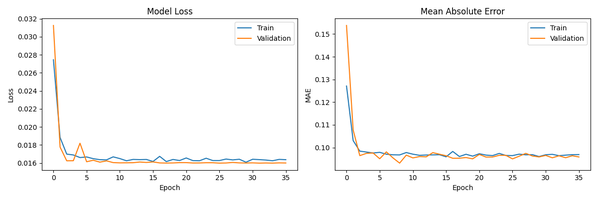
#> input picture training_history.png, 598 x 199 px, shrunk from 1200 x 400 before the run
$ python visualize.py
#> lines starting #> are read from the running program, lines starting #| are printed output that depends on the picture
"""
CT Scan Denoising – Visualisation & Results Report
====================================================
Generates publication-quality comparison figures and a full metric summary
report from `denoising_metrics.csv`.

Usage:
    # Full report from existing metrics CSV
    python visualize.py --metrics denoising_metrics.csv --output_dir ./results

    # Sample grid from a folder of paired images (no model needed)
    python visualize.py --noisy_dir ./Noisy --clean_dir ./Clean --output_dir ./results
"""

from __future__ import annotations

import os
import argparse
from pathlib import Path

import numpy as np
import pandas as pd
import matplotlib
matplotlib.use("Agg")
import matplotlib.pyplot as plt  # pylint: disable=wrong-import-position
from matplotlib import gridspec  # pylint: disable=wrong-import-position
import seaborn as sns  # pylint: disable=wrong-import-position
import cv2  # pylint: disable=wrong-import-position

# ── Style ──────────────────────────────────────────────────────────────────────
DARK_BG   = "#0d0d14"
CARD_BG   = "#151520"
ACCENT1   = "#7c6efd"   # purple
ACCENT2   = "#2ecc71"   # green
ACCENT3   = "#e74c3c"   # red
ACCENT4   = "#f39c12"   # amber
TEXT      = "#e8e8f0"
SUBTEXT   = "#888898"

plt.rcParams.update({
    "figure.facecolor":  DARK_BG,
    "axes.facecolor":    CARD_BG,
    "axes.edgecolor":    "#2a2a3a",
    "axes.labelcolor":   TEXT,
    "xtick.color":       SUBTEXT,
    "ytick.color":       SUBTEXT,
    "text.color":        TEXT,
    "grid.color":        "#1e1e2e",
    "grid.linestyle":    "--",
    "grid.alpha":        0.5,
    "font.family":       "DejaVu Sans",
    "axes.titlesize":    13,
    "axes.labelsize":    11,
})


# ── Helpers ────────────────────────────────────────────────────────────────────

# [6 lines left out: function load_gray, not called in this run]


def ensure(directory):
    """Create directory tree if it does not exist."""
#> (reads denoising_metrics.csv from the repository)
    os.makedirs(directory, exist_ok=True)
    return directory


# ── 1. Metric Distribution Plots ──────────────────────────────────────────────

def plot_metric_distributions(df, out_dir):
    """Plot histograms of PSNR, SSIM and MSE reduction."""
#> called with out_dir = './results'
    fig, axes = plt.subplots(1, 3, figsize=(18, 5), facecolor=DARK_BG)
    fig.suptitle("Metric Distributions — Noisy vs Denoised", color=TEXT,
                 fontsize=16, fontweight="bold", y=1.02)

    # PSNR
    ax = axes[0]
    ax.hist(df["noisy_psnr"],    bins=30, color=ACCENT3, alpha=0.75, label="Noisy")
    ax.hist(df["denoised_psnr"], bins=30, color=ACCENT2, alpha=0.75, label="Denoised")
    ax.set_title("PSNR (dB)")
    ax.set_xlabel("PSNR (dB)")
    ax.set_ylabel("Count")
    ax.legend(facecolor=CARD_BG, labelcolor=TEXT)
    ax.grid(True)

    # SSIM
    ax = axes[1]
    ax.hist(df["noisy_ssim"],    bins=30, color=ACCENT3, alpha=0.75, label="Noisy")
    ax.hist(df["denoised_ssim"], bins=30, color=ACCENT2, alpha=0.75, label="Denoised")
    ax.set_title("SSIM")
    ax.set_xlabel("SSIM")
    ax.legend(facecolor=CARD_BG, labelcolor=TEXT)
    ax.grid(True)

    # MSE Reduction %
    ax = axes[2]
    ax.hist(df["mse_reduction_percent"], bins=30, color=ACCENT1, alpha=0.85)
    mse_mean = df['mse_reduction_percent'].mean()
    ax.axvline(mse_mean, color=ACCENT4,
               linestyle="--", linewidth=2,
               label=f"Mean: {mse_mean:.1f}%")
    ax.set_title("MSE Reduction (%)")
    ax.set_xlabel("MSE Reduction (%)")
    ax.legend(facecolor=CARD_BG, labelcolor=TEXT)
    ax.grid(True)

    plt.tight_layout()
    out = os.path.join(out_dir, "metric_distributions.png")
    plt.savefig(out, dpi=150, bbox_inches="tight", facecolor=DARK_BG)
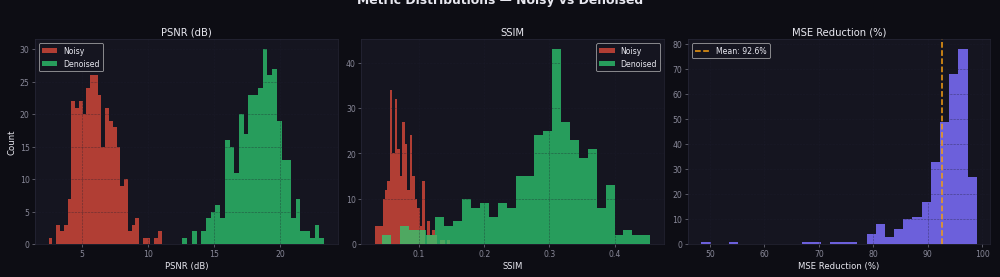
#> figure drawn by matplotlib, 3 panels; panel 1: tallest bar 30 high, from x = 18.68 to 19.04; panel 2: tallest bar 34 high, from x = 0.0554 to 0.0593; panel 2: tallest bar 43 high, from x = 0.304 to 0.317; panel 3: tallest bar 78 high, from x = 95.6 to 97.29
    plt.close()
    print("  \u2713 metric_distributions.png")
    return out


# ── 2. Scatter: Noisy PSNR vs Improvement ─────────────────────────────────────

def plot_improvement_scatter(df: pd.DataFrame, out_dir: str) -> str:
    """Scatter plot of PSNR improvement vs starting noise level.

    Args:
        df (pd.DataFrame): DataFrame containing 'noisy_psnr',
                           'psnr_improvement', and 'ssim_improvement' columns.
        out_dir (str): Directory to save the plot.

    Returns:
        str: Path to the saved plot.
    """
#> called with out_dir = './results'
    fig, ax = plt.subplots(figsize=(9, 6), facecolor=DARK_BG)
    fig.patch.set_facecolor(DARK_BG)

    sc = ax.scatter(df["noisy_psnr"], df["psnr_improvement"],
                    c=df["ssim_improvement"], cmap="plasma",
                    s=30, alpha=0.7, edgecolors="none")
    cb = plt.colorbar(sc, ax=ax)
    cb.set_label("SSIM Improvement", color=TEXT)
    cb.ax.yaxis.set_tick_params(color=SUBTEXT)
    plt.setp(cb.ax.yaxis.get_ticklabels(), color=SUBTEXT)

    ax.set_title("PSNR Improvement vs Starting Noisiness", fontweight="bold")
    ax.set_xlabel("Noisy Input PSNR (dB)")
    ax.set_ylabel("PSNR Improvement (dB)")
    ax.grid(True)

    plt.tight_layout()
    out = os.path.join(out_dir, "improvement_scatter.png")
    plt.savefig(out, dpi=150, bbox_inches="tight", facecolor=DARK_BG)
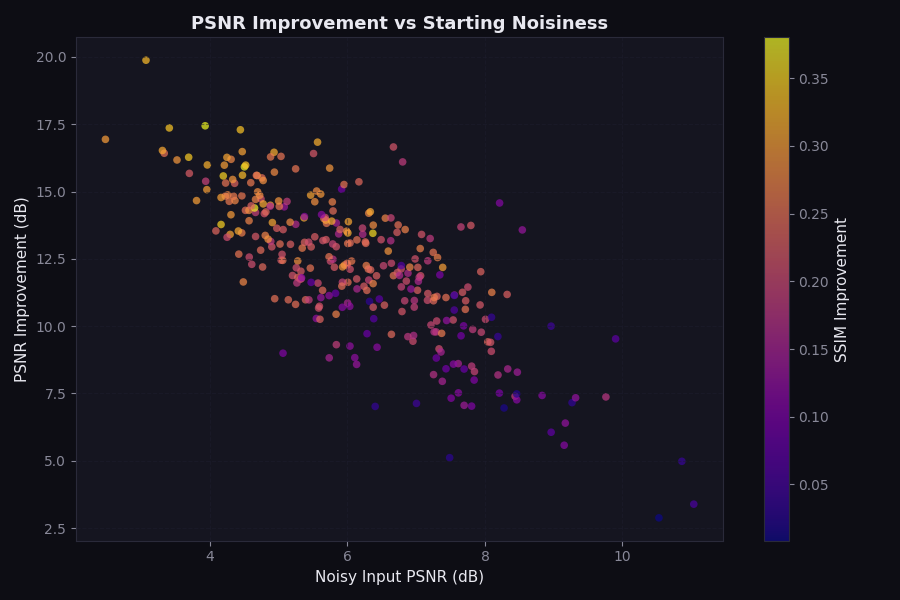
#> figure drawn by matplotlib, 2 panels
    plt.close()
    print("  \u2713 improvement_scatter.png")
    return out


# ── 3. Summary Dashboard ───────────────────────────────────────────────────────

def plot_summary_dashboard(df: pd.DataFrame, out_dir: str) -> str:
    """Create a multi-panel summary dashboard with KPIs and charts.

    Args:
        df (pd.DataFrame): DataFrame containing 'psnr_improvement',
                           'ssim_improvement', and 'mse_reduction_percent'
                           columns.
        out_dir (str): Directory to save the plot.

    Returns:
        str: Path to the saved plot.
    """
#> called with out_dir = './results'
    fig = plt.figure(figsize=(16, 10), facecolor=DARK_BG)
    gs = gridspec.GridSpec(2, 3, figure=fig, hspace=0.45, wspace=0.35)

    # ── KPI cards (top row) ──
    kpis = [
        ("Avg PSNR Gain", f"+{df['psnr_improvement'].mean():.2f} dB", ACCENT2),
        ("Avg SSIM Gain", f"+{df['ssim_improvement'].mean():.4f}", ACCENT1),
        ("Avg MSE Reduction", f"{df['mse_reduction_percent'].mean():.1f}%",
         ACCENT4),
    ]
    for col, (label, value, colour) in enumerate(kpis):
        ax = fig.add_subplot(gs[0, col])
        ax.set_facecolor(CARD_BG)
        ax.text(0.5, 0.62, value, ha="center", va="center", fontsize=26,
                fontweight="bold", color=colour, transform=ax.transAxes)
        ax.text(0.5, 0.28, label, ha="center", va="center", fontsize=12,
                color=SUBTEXT, transform=ax.transAxes)
        ax.set_xticks([])
        ax.set_yticks([])
        for s in ax.spines.values():
            s.set_edgecolor(colour)
            s.set_linewidth(2)

    # ── Box-plots (bottom left + centre) ──
    ax_psnr = fig.add_subplot(gs[1, :2])
    data = pd.DataFrame({
        "Noisy PSNR":    df["noisy_psnr"],
        "Denoised PSNR": df["denoised_psnr"],
    })
    sns.boxplot(data=data, palette={"Noisy PSNR": ACCENT3,
                                    "Denoised PSNR": ACCENT2},
                width=0.4, ax=ax_psnr, flierprops={"markerfacecolor": SUBTEXT})
    ax_psnr.set_title("PSNR Before & After Denoising")
    ax_psnr.set_ylabel("PSNR (dB)")
    ax_psnr.grid(True, axis="y")

    # ── MSE Reduction histogram (bottom right) ──
    ax_mse = fig.add_subplot(gs[1, 2])
    ax_mse.hist(df["mse_reduction_percent"], bins=25, color=ACCENT1, alpha=0.85)
    ax_mse.axvline(df["mse_reduction_percent"].mean(), color=ACCENT4,
                   linestyle="--", linewidth=2)
    ax_mse.set_title("MSE Reduction (%)")
    ax_mse.set_xlabel("%")
    ax_mse.grid(True)

    fig.suptitle("CT Scan Denoising — Model Performance Summary",
                 color=TEXT, fontsize=17, fontweight="bold", y=1.01)

    out = os.path.join(out_dir, "summary_dashboard.png")
    plt.savefig(out, dpi=150, bbox_inches="tight", facecolor=DARK_BG)
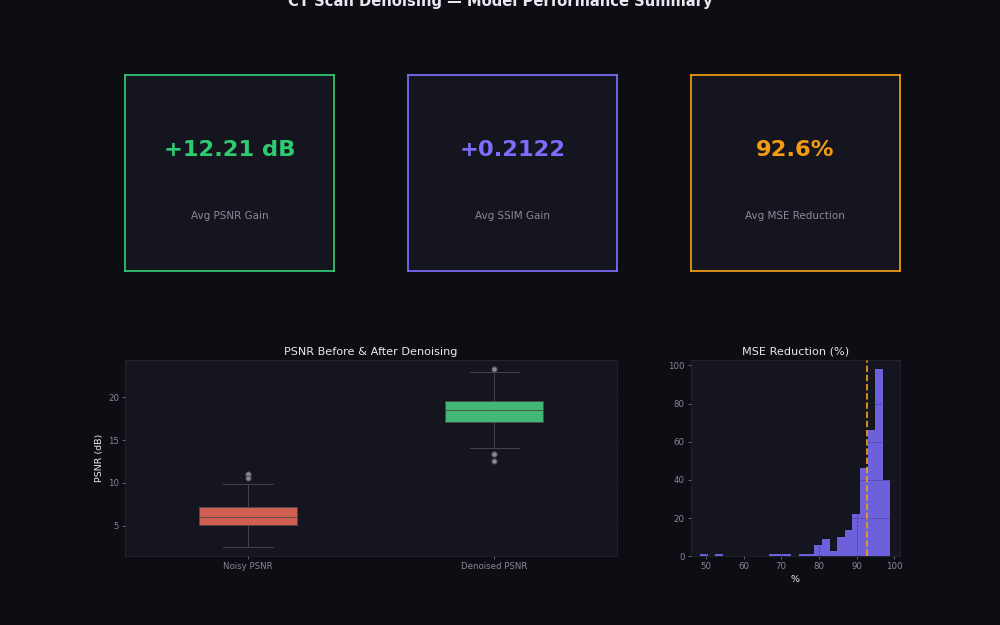
#> figure drawn by matplotlib, 2 panels; panel 2: tallest bar 98 high, from x = 94.93 to 96.95
    plt.close()
    print("  \u2713 summary_dashboard.png")
    return out


# ── 4. Image Grid (Noisy | Denoised | Clean) ──────────────────────────────────

# [70 lines left out: function plot_image_grid, not called in this run]


# ── 5. Training History ────────────────────────────────────────────────────────

def plot_training_history(history_png: str, out_dir: str) -> str | None:
    """Copies the training history PNG to the output directory.

    Args:
        history_png (str): Path to the source training history PNG.
        out_dir (str): Directory to save the copied PNG.

    Returns:
        str | None: Path to the copied PNG, or None if the source file
                    does not exist.
    """
#> called with history_png = 'training_history.png', out_dir = './results'
    if not os.path.exists(history_png):
        return None
    img = cv2.imread(history_png)
#> img is the input picture: shape (199, 598, 3); mean B, G, R 248, 248.5, 248.9
    out = os.path.join(out_dir, "training_history.png")
    cv2.imwrite(out, img)
    print("  \u2713 training_history.png (copied)")
    return out


# ── CLI ────────────────────────────────────────────────────────────────────────

def build_parser() -> argparse.ArgumentParser:
    """Build CLI argument parser.

    Returns:
        argparse.ArgumentParser: Configured argument parser.
    """
    p = argparse.ArgumentParser(
        description="CT Denoising — Visualisation & Reporting",
        formatter_class=argparse.ArgumentDefaultsHelpFormatter,
    )
    p.add_argument("--metrics",      default="denoising_metrics.csv",
                   help="Path to metrics CSV from train.py")
    p.add_argument("--output_dir",   default="./results",
                   help="Directory to save all output figures")
    p.add_argument("--noisy_dir",    help="(Optional) Folder of noisy images for image grid")
    p.add_argument("--clean_dir",    help="(Optional) Folder of clean images for image grid")
    p.add_argument("--denoised_dir", help="(Optional) Folder of denoised images for image grid")
    p.add_argument("--n_samples",    type=int, default=5,
                   help="Number of sample images in comparison grid")
    p.add_argument("--history_png",  default="training_history.png",
                   help="Path to training history PNG from train.py")
    return p


def main():
    """CLI entry point for visualisation."""
    args = build_parser().parse_args()
    out  = ensure(args.output_dir)
    print(f"\n📊 Generating visualisations → {out}\n")

    if os.path.exists(args.metrics):
        df = pd.read_csv(args.metrics)
        print(f"Loaded {len(df)} rows from {args.metrics}")
        plot_metric_distributions(df, out)
        plot_improvement_scatter(df, out)
        plot_summary_dashboard(df, out)
    else:
        print(f"⚠  Metrics file not found: {args.metrics}  (skipping metric plots)")

    if args.noisy_dir and args.clean_dir:
        plot_image_grid(args.noisy_dir, args.clean_dir, out,
                        n_samples=args.n_samples,
                        denoised_dir=args.denoised_dir)

    plot_training_history(args.history_png, out)

    print(f"\n✅  All figures saved to: {out}")


if __name__ == "__main__":
    main()
